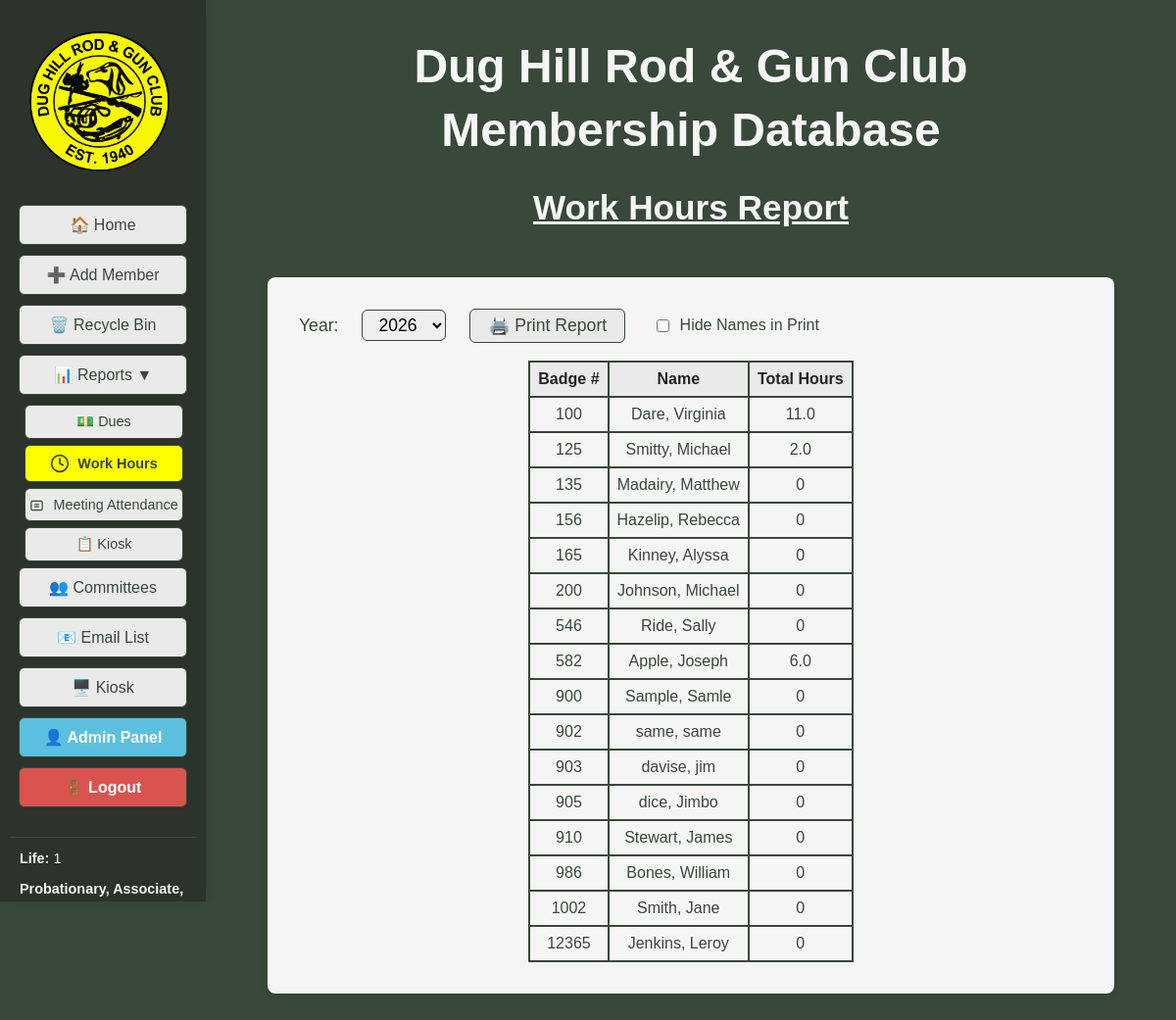
The app's page /work_hours_report (signed in), older data.
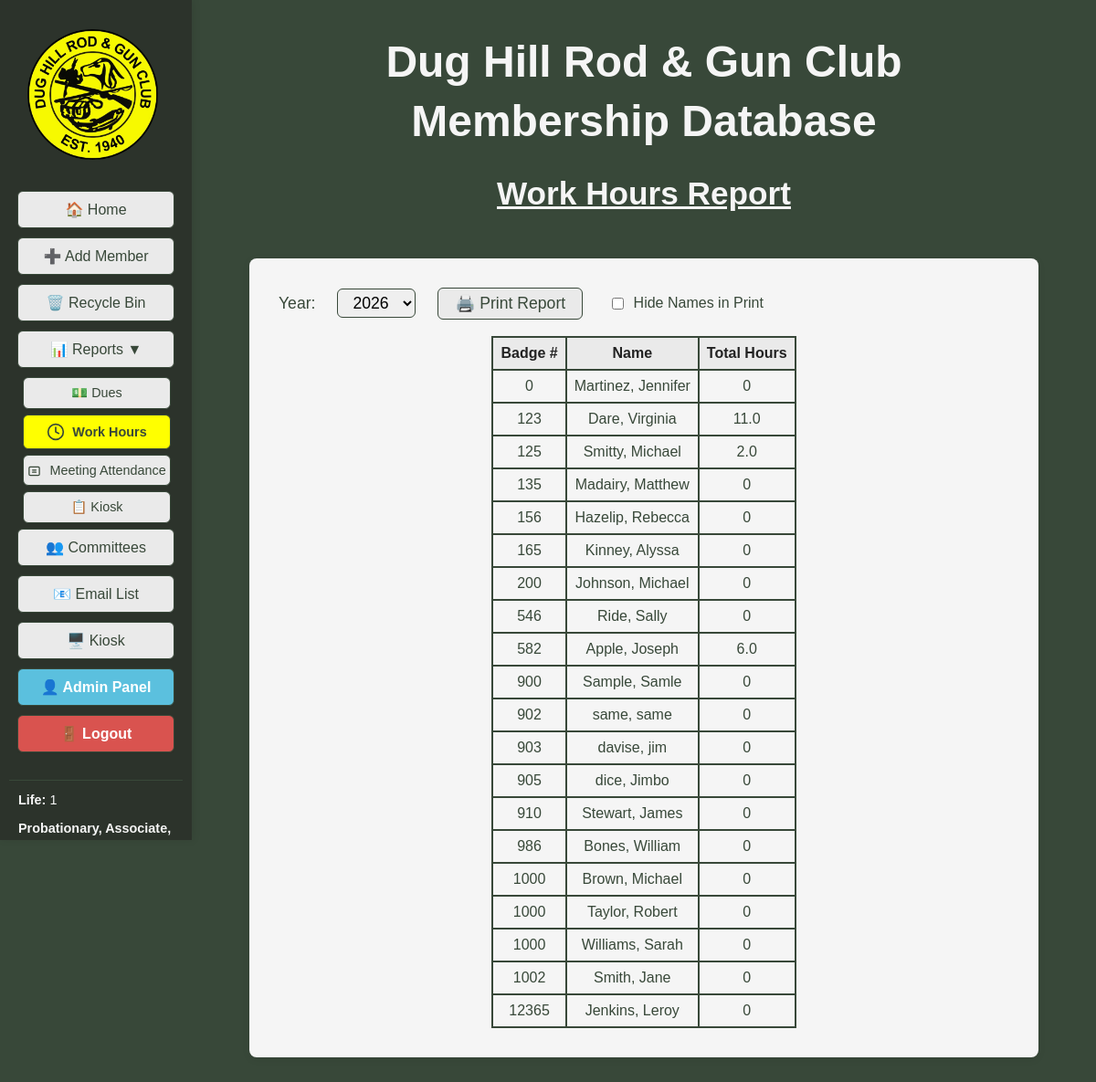
The same page, newer data.
### tables this page shows
CREATE TABLE members (
                id INTEGER PRIMARY KEY AUTOINCREMENT,
                badge_number TEXT,
                membership_type TEXT,
                first_name TEXT,
                last_name TEXT,
                dob TEXT,
                email TEXT,
                phone TEXT,
                address TEXT,
                city TEXT,
                state TEXT,
                zip TEXT,
                join_date TEXT,
                email2 TEXT,
                sponsor TEXT,
                card_internal TEXT,
                card_external TEXT,
                deleted INTEGER DEFAULT 0
            , phone2 TEXT, waiver INTEGER DEFAULT 0, middle_name TEXT DEFAULT '', nickname TEXT DEFAULT '', suffix TEXT DEFAULT '', deleted_on TEXT, member_notes TEXT);

### DH_DB_Webapp/app.py (the view)
@app.route('/work_hours_report')
@login_required
def work_hours_report():
	year = request.args.get('year')
	if year:
		start_date = f"{year}-01-01"
		end_date = f"{year}-12-31"
	else:
		now = datetime.datetime.now()
		year = now.year
		start_date = f"{year}-01-01"
		end_date = f"{year}-12-31"
	work_hours = database.get_work_hours_report(start_date=start_date, end_date=end_date)
	years = database.get_dues_years()  # reuse dues years for dropdown
	now = datetime.datetime.now()
	member_stats = get_member_stats()
	return render_template('work_hours_report.html', work_hours=work_hours, years=years, selected_year=year, now=now, active_page='work_hours_report', member_stats=member_stats)

### DH_DB_Webapp/templates/work_hours_report.html (shortened to what this page needs)
<!DOCTYPE html>
<html>
<head>
</head>
<body style="background-color:#384839; font-family:Arial, Helvetica, sans-serif;">
    <div style="display:flex; flex-direction:column; align-items:center;">
    <div class="side-menu" style="position:fixed; top:0; left:0; height:100vh; width:210px; background-color:#2c332b; display:flex; flex-direction:column; align-items:center; padding-top:120px; z-index:100; box-shadow:2px 0 8px rgba(0,0,0,0.08); overflow-y:auto;">
            <img src="{{ url_for('static', filename='Main_Logo-removebg-preview.png') }}" alt="Main Logo" style="height:143px; margin-top:-88px; margin-left:-8px; margin-bottom:34px;">
            <a href="{{ url_for('index') }}" class="{{ 'active-menu' if active_page == 'home' else '' }}" style="width:170px; display:inline-block; padding:10px 0; margin-bottom:10px; border-radius:6px; border:1px solid #384839; background-color:#eaeaea; color:#384839; text-decoration:none; font-weight:{{ 'bold' if active_page == 'home' else 'normal' }}; font-size:1em; font-family:Arial, Helvetica, sans-serif; box-shadow:0 1px 2px rgba(0,0,0,0.04); text-align:center;">🏠 Home</a>
            <a href="javascript:void(0);" onclick="openModal('addMemberModal')" style="width:170px; display:inline-block; padding:10px 0; margin-bottom:10px; border-radius:6px; border:1px solid #384839; background-color:#eaeaea; color:#384839; text-decoration:none; font-weight:normal; font-size:1em; font-family:Arial, Helvetica, sans-serif; box-shadow:0 1px 2px rgba(0,0,0,0.04); text-align:center;">➕ Add Member</a>
            <a href="{{ url_for('recycle_bin') }}" class="{{ 'active-menu' if active_page == 'recycle_bin' else '' }}" style="width:170px; display:inline-block; padding:10px 0; margin-bottom:10px; border-radius:6px; border:1px solid #384839; background-color:#eaeaea; color:#384839; text-decoration:none; font-weight:{{ 'bold' if active_page == 'recycle_bin' else 'normal' }}; font-size:1em; font-family:Arial, Helvetica, sans-serif; box-shadow:0 1px 2px rgba(0,0,0,0.04); text-align:center;">🗑️ Recycle Bin</a>
            <div class="menu-toggle" onclick="toggleSubmenu()" style="width:170px; display:inline-block; padding:10px 0; margin-bottom:10px; border-radius:6px; border:1px solid #384839; background-color:#eaeaea; color:#384839; text-decoration:none; font-weight:normal; font-size:1em; font-family:Arial, Helvetica, sans-serif; box-shadow:0 1px 2px rgba(0,0,0,0.04); text-align:center;">
                📊 Reports <span id="submenu-arrow">▼</span>
            </div>
            <div id="reports-submenu" class="submenu {% if active_page in ['dues_report', 'work_hours_report', 'meeting_attendance_report', 'kiosk_report'] %}active{% endif %}" style="width:170px;">
                <a href="{{ url_for('dues_report') }}" class="{{ 'active-menu' if active_page == 'dues_report' else '' }}" style="width:170px; display:inline-block; padding:10px 0; margin-bottom:10px; border-radius:6px; border:1px solid #384839; background-color:#eaeaea; color:#384839; text-decoration:none; font-weight:{{ 'bold' if active_page == 'dues_report' else 'normal' }}; font-size:1em; font-family:Arial, Helvetica, sans-serif; box-shadow:0 1px 2px rgba(0,0,0,0.04); text-align:center;">💵 Dues</a>
                <a href="{{ url_for('work_hours_report') }}" class="{{ 'active-menu' if active_page == 'work_hours_report' else '' }}" style="width:170px; display:flex; align-items:center; justify-content:center; gap:8px; padding:10px 0; margin-bottom:10px; border-radius:6px; border:1px solid #384839; background-color:#eaeaea; color:#384839; text-decoration:none; font-weight:{{ 'bold' if active_page == 'work_hours_report' else 'normal' }}; font-size:1em; font-family:Arial, Helvetica, sans-serif; box-shadow:0 1px 2px rgba(0,0,0,0.04);"><img src="{{ url_for('static', filename='icon_work_hours.svg') }}" alt="Work Hours" style="height:20px; vertical-align:middle;"> Work Hours</a>
                <a href="{{ url_for('meeting_attendance_report') }}" class="{{ 'active-menu' if active_page == 'meeting_attendance_report' else '' }}" style="width:170px; display:inline-block; padding:10px 0; margin-bottom:10px; border-radius:6px; border:1px solid #384839; background-color:#eaeaea; color:#384839; text-decoration:none; font-weight:{{ 'bold' if active_page == 'meeting_attendance_report' else 'normal' }}; font-size:1em; font-family:Arial, Helvetica, sans-serif; box-shadow:0 1px 2px rgba(0,0,0,0.04); text-align:center;">
                    <img src="{{ url_for('static', filename='icon_attendance.svg') }}" alt="Attendance" style="height:1em; vertical-align:middle; margin-right:6px;"> Meeting Attendance
                </a>
                <a href="{{ url_for('kiosk_report') }}" class="{{ 'active-menu' if active_page == 'kiosk_report' else '' }}" style="width:170px; display:inline-block; padding:10px 0; margin-bottom:10px; border-radius:6px; border:1px solid #384839; background-color:#eaeaea; color:#384839; text-decoration:none; font-weight:{{ 'bold' if active_page == 'kiosk_report' else 'normal' }}; font-size:1em; font-family:Arial, Helvetica, sans-serif; box-shadow:0 1px 2px rgba(0,0,0,0.04); text-align:center;">📋 Kiosk</a>
            </div>
            <a href="{{ url_for('committees') }}" class="{{ 'active-menu' if active_page == 'committees' else '' }}" style="width:170px; display:inline-block; padding:10px 0; margin-bottom:10px; border-radius:6px; border:1px solid #384839; background-color:#eaeaea; color:#384839; text-decoration:none; font-weight:{{ 'bold' if active_page == 'committees' else 'normal' }}; font-size:1em; font-family:Arial, Helvetica, sans-serif; box-shadow:0 1px 2px rgba(0,0,0,0.04); text-align:center;">👥 Committees</a>
            <a href="{{ url_for('email_list') }}" class="{{ 'active-menu' if active_page == 'email_list' else '' }}" style="width:170px; display:inline-block; padding:10px 0; margin-bottom:10px; border-radius:6px; border:1px solid #384839; background-color:#eaeaea; color:#384839; text-decoration:none; font-weight:{{ 'bold' if active_page == 'email_list' else 'normal' }}; font-size:1em; font-family:Arial, Helvetica, sans-serif; box-shadow:0 1px 2px rgba(0,0,0,0.04); text-align:center;">📧 Email List</a>
            <a href="{{ url_for('kiosk') }}" target="_blank" style="width:170px; display:inline-block; padding:10px 0; margin-bottom:10px; border-radius:6px; border:1px solid #384839; background-color:#eaeaea; color:#384839; text-decoration:none; font-weight:normal; font-size:1em; font-family:Arial, Helvetica, sans-serif; box-shadow:0 1px 2px rgba(0,0,0,0.04); text-align:center;">🖥️ Kiosk</a>
            {% if current_user.is_admin_or_bdfl() %}
            <a href="{{ url_for('admin_users') }}" class="{{ 'active-menu' if active_page == 'admin_users' else '' }}" style="width:170px; display:inline-block; padding:10px 0; margin-bottom:10px; border-radius:6px; border:1px solid #384839; background-color:{{ '#5bc0de' if active_page != 'admin_users' else 'rgb(255,255,0)' }}; color:{{ '#ffffff' if active_page != 'admin_users' else '#000000' }}; text-decoration:none; font-weight:bold; font-size:1em; font-family:Arial, Helvetica, sans-serif; box-shadow:0 1px 2px rgba(0,0,0,0.04); text-align:center;">👤 Admin Panel</a>
            {% endif %}
            <a href="{{ url_for('logout') }}" style="width:170px; display:inline-block; padding:10px 0; margin-bottom:10px; border-radius:6px; border:1px solid #384839; background-color:#d9534f; color:#ffffff; text-decoration:none; font-weight:bold; font-size:1em; font-family:Arial, Helvetica, sans-serif; box-shadow:0 1px 2px rgba(0,0,0,0.04); text-align:center;">🚪 Logout</a>
            <div style="width:170px; margin-top:20px; padding:10px; border-top:1px solid #384839;">
                <div style="color:#f5f5f5; font-size:0.9em; line-height:1.6; text-align:left;">
                    <div style="margin-bottom:8px;"><strong>Life:</strong> {{ member_stats.life_members }}</div>
                    <div style="margin-bottom:8px;"><strong>Probationary, Associate, & Active:</strong> {{ member_stats.voting_members }}</div>
                </div>
            </div>
        </div>
            </div>
        <div class="main-content" style="flex:1; margin-left:210px; display:flex; flex-direction:column; align-items:center;">
            <div style="display:flex; flex-direction:row; justify-content:center; margin-bottom:20px; width:100%;">
                <div style="text-align:center; width:100%;">
                    <h1 style="margin-bottom:0.2em; color:#f5f5f5; font-size:3em;">Dug Hill Rod & Gun Club</h1>
                    <h1 style="margin-top:0.2em; color:#f5f5f5; font-size:3em;">Membership Database</h1>
                    <h2 style="font-size:2.2em; margin-bottom:0.2em; margin-top:0; text-align:center; color:#f5f5f5; font-family:Arial, Helvetica, sans-serif; font-weight:bold; text-decoration:underline;">Work Hours Report</h2>
                </div>
            </div>
            <div style="background-color:#f5f5f5; border-radius:8px; padding:32px; min-width:400px; min-height:200px; box-shadow:0 2px 8px rgba(0,0,0,0.08); margin-bottom:40px; margin-top:24px; width:100%; max-width:800px;">
                <form method="get" action="{{ url_for('work_hours_report') }}" style="margin-bottom:18px; display:inline-flex; align-items:center; gap:16px;">
                    <label for="year" style="font-size:1.1em; color:#384839; margin-right:8px;">Year:</label>
                    <select name="year" id="year" onchange="this.form.submit()" style="font-size:1.1em; padding:4px 12px; border-radius:6px; border:1px solid #384839;">
                        {% for y in years %}
                        {% if y != 'All' and y != 'all' %}
                        <option value="{{ y }}" {% if selected_year == y %}selected{% endif %}>{{ y }}</option>
                        {% endif %}
                        {% endfor %}
                    </select>
                    <button type="button" class="print-btn" onclick="printReport()" style="padding:6px 18px; font-size:1.1em; border-radius:6px; border:1px solid #384839; background-color:#eaeaea; color:#384839; cursor:pointer; margin-left:8px;">🖨️ Print Report</button>
                    <label class="hide-names-label" style="font-size:1em; color:#384839; margin-left:12px;">
                        <input type="checkbox" id="hideNamesPrint" style="margin-right:6px; vertical-align:middle;" onclick="toggleHideNames()"> Hide Names in Print
                    </label>
                </form>
                <div style="display: flex; justify-content: center; align-items: center; width: 100%;">
                    <table id="workHoursTable" class="print-table" style="width:auto; max-width:700px; border-collapse:collapse; margin-left:auto; margin-right:auto;">
                        <thead>
                        <tr style="background:#eaeaea; color:#222;">
                            <th id="th0" style="padding:8px; border:2px solid #384839; cursor:pointer; text-align:center;" onclick="sortTable(0)">Badge # </th>
                            <th id="th1" class="name-col" style="padding:8px; border:2px solid #384839; cursor:pointer;" onclick="sortTable(1)">Name </th>
                            <th id="th2" style="padding:8px; border:2px solid #384839; cursor:pointer; text-align:center;" onclick="sortTable(2)">Total Hours </th>
                        </tr>
                        </thead>
                        <tbody id="workHoursBody">
                        {% for wh in work_hours %}
                        <tr data-member-id="{{ wh[4] }}" style="cursor:pointer;" onclick="window.location='{{ url_for('member_details', member_id=wh[4]) }}?tab=work_hours'">
                            <td style="padding:8px; border:2px solid #384839; text-align:center; color:#384839;">{{ wh[0] }}</td>
                            <td class="name-col" style="padding:8px; border:2px solid #384839; color:#384839;">{{ wh[2] }}, {{ wh[1] }}</td>
                            <td style="padding:8px; border:2px solid #384839; text-align:center; color:#384839;">{{ wh[3] }}</td>
                        </tr>
                        {% endfor %}
                        </tbody>
                    </table>
                </div>
            </div>
        </div>
</body>
</html>

Row changes from the older to the newer data that the page shows:
added members: badge_number "0", last_name "Martinez", first_name "Jennifer", wh "0"
changed members "Dare": badge_number "100" → "123"
added members: badge_number "1000", last_name "Brown", first_name "Michael", wh "0"
added members: badge_number "1000", last_name "Taylor", first_name "Robert", wh "0"
added members: badge_number "1000", last_name "Williams", first_name "Sarah", wh "0"
